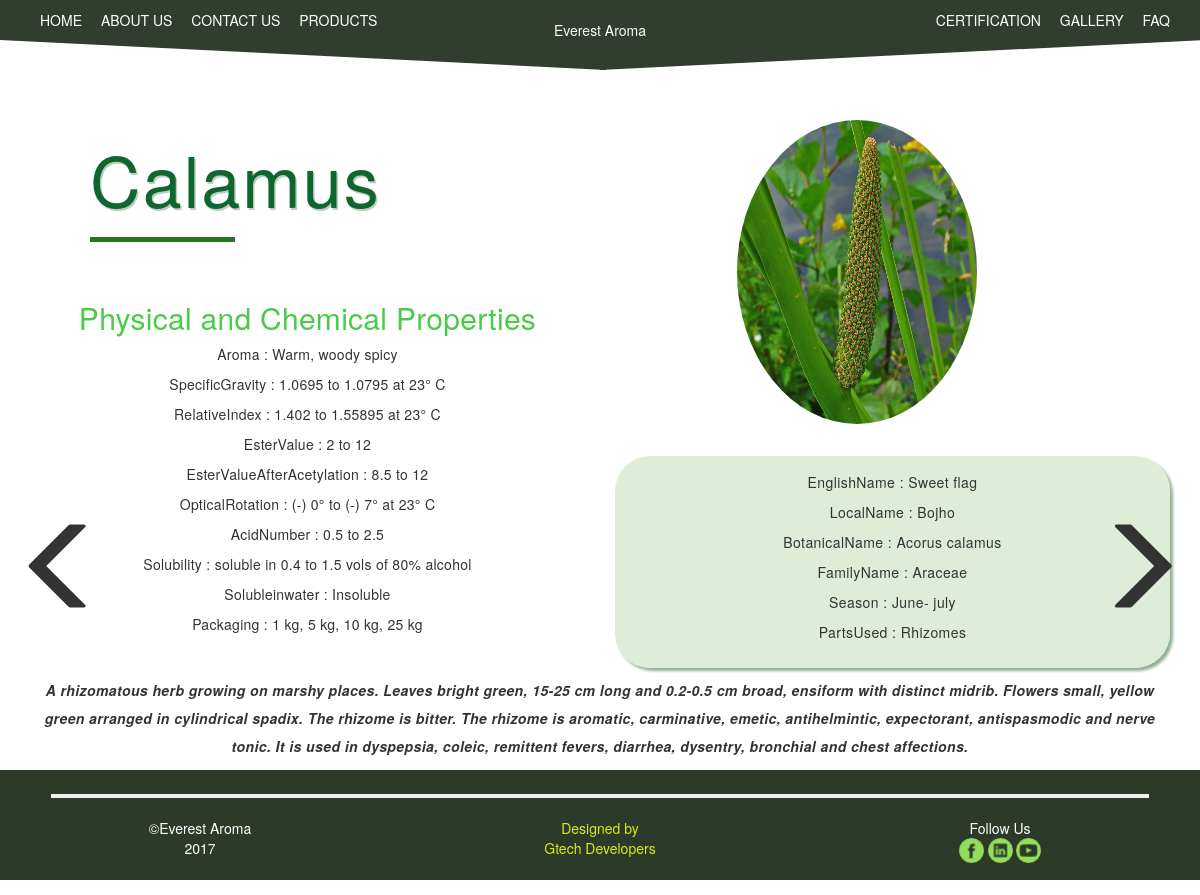
/productsDescription.php?viewProduct3=Calamus, run on the app's committed database.
### tables this page shows
CREATE TABLE `products` (
  `productID` int(11) NOT NULL,
  `productName` text NOT NULL,
  `productPhoto` text NOT NULL,
  `visibility` varchar(100) NOT NULL,
  `homeShow` varchar(100) NOT NULL
);

CREATE TABLE `productdetails` (
  `productID` int(11) NOT NULL,
  `EnglishName` text NOT NULL,
  `LocalName` text NOT NULL,
  `BotanicalName` text NOT NULL,
  `FamilyName` text NOT NULL,
  `Season` text NOT NULL,
  `PartsUsed` text NOT NULL,
  `Description` text NOT NULL,
  `Appearance` text NOT NULL,
  `Aroma` text NOT NULL,
  `FlashPoint` text NOT NULL,
  `SpecificGravity` text NOT NULL,
  `RefractiveIndex` text NOT NULL,
  `RelativeIndex` text NOT NULL,
  `EsterValue` text NOT NULL,
  `EsterValueAfterAcetylation` text NOT NULL,
  `OpticalRotation` text NOT NULL,
  `AcidNumber` text NOT NULL,
  `TotalAlcohol` text NOT NULL,
  `Solubility` text NOT NULL,
  `Solubleinwater` text NOT NULL,
  `CountryofOrigin` text NOT NULL,
  `Uses` text NOT NULL,
  `Packaging` text NOT NULL
);

### public_html/productsDescription.php (the view, shortened to what this page needs)
<!DOCTYPE html>
<html>
<head>
  <link href="css/bootstrap.min.css" rel="stylesheet">
  <link rel="stylesheet" type="text/css" href="css/navbarStyle.css">
  <link rel="stylesheet" type="text/css" href="css/footerStyle.css">
  <link rel="stylesheet" type="text/css" href="css/productDetailsStyle.css">
</head>
<body>
  <?php
  include '../eaPortions/dbConnect.php';
  $result = mysqli_query($db,"SELECT COUNT(*) FROM productdetails");
  $row = mysqli_fetch_assoc($result);
  $size = $row['COUNT(*)'] + 1;
  $id=1;
  for (; $id < $size; $id++) {
    if (isset($_GET['viewProduct'.$id])) {
      include '../eaPortions/dbConnect.php';
      $sql = "select * from productdetails where productID = ". $id;
      $sqlPhotoRetrieve = "select * from products where productID =" .$id;
      $result = mysqli_query($db, $sql);
      $resultPhotoRetrieve = mysqli_query($db, $sqlPhotoRetrieve);
      $image = mysqli_fetch_assoc($resultPhotoRetrieve);
      if (mysqli_num_rows($result) > 0) {
        $row = mysqli_fetch_assoc($result);
      }
      break;
    }
  }
  if ($row["productID"]==1) {
    $prevId = 1;
  }
  else{
    $prevId = $row["productID"] - 1;
  }
  if ($row["productID"]==$size-1) {
    $nextId = $size - 1;
  }
  else{
    $nextId = $row["productID"] + 1;
  }
  echo '
  <div class="leftButtonProduct" onmousedown="buttonClickLeft()">
    <a href="productsDescription.php?viewProduct'.$prevId.'=dummy"><button type="button" class="btn btn-default buttonProduct" aria-label="Left Align">
      <span class="glyphicon glyphicon glyphicon-menu-left " aria-hidden="true"></span>
    </button></a>
  </div>
  <div class="rightButtonProduct" onmousedown="buttonClickRight()">
    <a href="productsDescription.php?viewProduct'.$nextId.'=dummy">
      <button type="button" class="btn btn-default buttonProduct " aria-label="Left Align">
        <span class="glyphicon glyphicon glyphicon glyphicon-menu-right" aria-hidden="true"></span>
      </button></a>
    </div>';
    ?>
    <?php
    echo '<div class="totalDescription container"><div class="row titleAndPhotoAlign"><div class="col-md-7"><h1 class="productTitle">'.$image['productName'].'</h1></div><div class="col-md-5"><img class= "productPhotoDescription" src="admin/'.$image["productPhoto"].'"></div></div>';
    $count = 0;
    echo'<div class="row"><div class = "col-md-6 col-md-push-6"><div class="basicDescription">';
    foreach ($row as $key => $value) {
      $count++;
      if ($count!=8) {
        if($count<8){
          if ($value != "" and $key != "productID") {
            echo '<p>
            '. $key.' :
            '. $value.'</p>';
          }
        }
         else if ($count > 8)  {
          if ($count == 9){
            echo '</div></div><div class="col-md-6 col-md-pull-6 productProperty">';
            echo'<h2  class="physicalTitle">Physical and Chemical Properties</h2>';
          }
          if ($value != "" and $key != "productID") {
            echo '<p>
            '. $key.' :
            '. $value.'</p>';
          }
        }
      }
    }
    $count = 0;
    foreach ($row as $key => $value) {
      $count++;
      if($count==8)  {
        echo'</div></div><div class="productDescription">';
        echo '<p>
        '. $value.'</p></div>';
      }
    }
echo"</div>";
?>
<?php
echo "<footer>";
include('footer.php');
echo "</footer>";
?>
</body>
</html>

### public_html/css/navbarStyle.css (style rules this page uses)
body { overflow-x:hidden; }
.navbarThis { width:100vw;height:70px;position:fixed !important;top:0 !important;left:0 !important;background-color:rgba(0,0,0,0);z-index:25;opacity:0.98; }
.myNavbar { width:100vw;height:40px;position:absolute;top:0;left:0;padding-left:2vw;background-color:#2d3a2a; }
.gap { height:20.667%; }
.navbarLeftTriangle { width:0px;height:0px;position:absolute;top:40px;left:0px;border-left:50.5vw solid transparent;border-top:30px solid #2d3a2a; }
.navbarRightTriangle { width:0px;height:0px;position:absolute;top:40px;left:50vw;border-right:50.5vw solid transparent;border-top:30px solid #2d3a2a; }
.navLeft { float:left; }
.navRight { float:right;margin-right:15px; }
.linkPages { color:white;margin:auto;position:absolute;top:0;left:0;bottom:0;right:0;height:50%; }
.linkPages ul li a { color:white; }
.linkPages ul li { display:inline;margin-right:15px;color:white; }
.everestAroma { position:absolute;height:60px;top:0;width:10vw;left:45vw;text-align:center;font-size:150%;color:white;padding-top:20px; }
@media screen and (max-width:1392px) { .everestAroma { font-size:100%; } }

### public_html/css/productDetailsStyle.css (style rules this page uses)
.totalDescription { margin-top:15vh; }
.productPhotoDescription { margin-left: 2vw; width:20vw; height:38vh; border-radius: 50%; position: relative; display: inline-block; }
.productTitle { position: relative; display: inline-block; margin-left: 5vw; font-size: 5em; color: #0d672e; text-shadow: 1.5px 1.5px #c0ccbf; letter-spacing: 0.03em; }
.productTitle:after { content: " "; display: block; width: 50%; height: 5px; margin: 20px 0 20px; background: #2b7225; }
.basicDescription { padding:2vh; margin-top: 4vh; text-align: center; -webkit-border-radius: 35px; -moz-border-radius: 35px; border-radius: 35px; background:rgba(202,226,190,0.6); -webkit-box-shadow: #92B096 3px 3px 3px; -moz-box-shadow: #92B096 3px 3px 3px; box-shadow: #92B096 3px 3px 3px; letter-spacing: 0.03em; height:100%; }
.productDescription { text-align: center; margin-top:1vh; font-style: italic; font-weight: 900; letter-spacing: 0.03em; line-height: 2em; }
.physicalTitle { color:#49cb49; }
.productProperty { text-align: center; letter-spacing: 0.02em; margin-bottom: 3vh; margin-top:-16vh; }
.glyphicon { font-size: 100px; }
.buttonProduct { height: 100%; background: rgba(255,255,255,0); border-style: none; }
.leftButtonProduct { position: fixed; height: 100%; z-index: 2; }
.rightButtonProduct { position: fixed; height: 100%; right:0; z-index: 2; }

### data on the page
products: productName "Calamus", productPhoto (picture)
productdetails: EnglishName "Sweet flag", LocalName "Bojho", BotanicalName "Acorus calamus", FamilyName "Araceae", Season "June- july", PartsUsed "Rhizomes", Aroma "Warm, woody spicy", SpecificGravity "1.0695 to 1.0795 at 23° C", RelativeIndex "1.402 to 1.55895 at 23° C", EsterValue "2 to 12", EsterValueAfterAcetylation "8.5 to 12", OpticalRotation "(-) 0° to (-) 7° at 23° C", AcidNumber "0.5 to 2.5", Solubility "soluble in 0.4 to 1.5 vols of 80% alcohol", Solubleinwater "Insoluble", Packaging "1 kg, 5 kg, 10 kg, 25 kg", Description "A rhizomatous herb growing on marshy places. Leaves bright green, 15-25 cm long and 0.2-0.5 cm broad, ensiform with distinct midrib. Flowers small, yellow green arranged in cylindrical spadix. The rhizome is bitter. The rhizome is aromatic, carminative, emetic, antihelmintic, expectorant, antispasmodic and nerve tonic. It is used in dyspepsia, coleic, remittent fevers, diarrhea, dysentry, bronchial and chest affections."

### other printed values
$key "EnglishName"
$key "LocalName"
$key "BotanicalName"
$key "FamilyName"
$key "Season"
$key "PartsUsed"
$key "Aroma"
$key "SpecificGravity"
$key "RelativeIndex"
$key "EsterValue"
$key "EsterValueAfterAcetylation"
$key "OpticalRotation"
$key "AcidNumber"
$key "Solubility"
$key "Solubleinwater"
